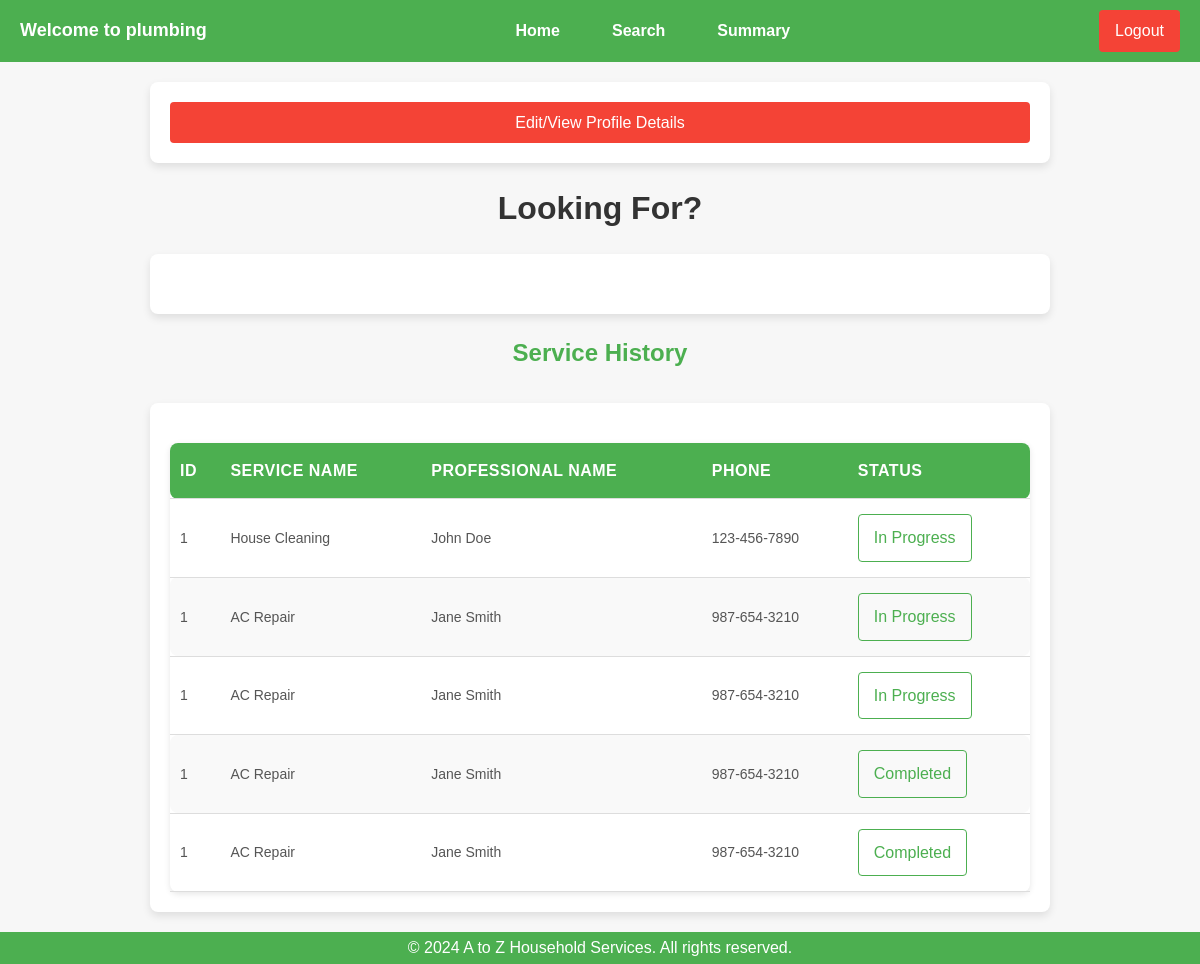
The app's page /dashboard/1/plumbing, older data.
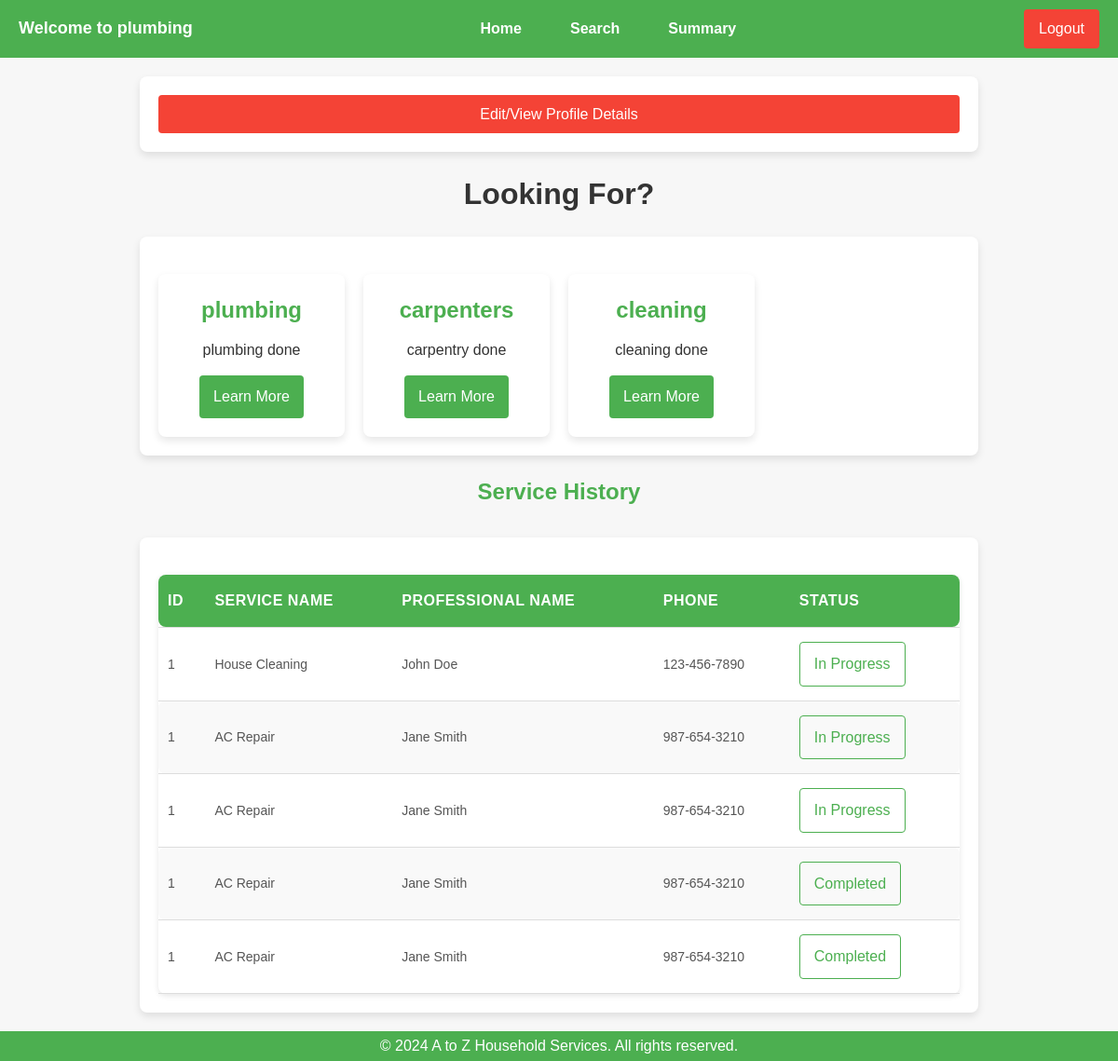
The same page, newer data.
### backend/models.py (models this page shows)
class Service(db.Model):
    __tablename__ = 'services'
    id = db.Column(db.Integer, primary_key=True)
    name = db.Column(db.String(120), nullable=False)
    price = db.Column(db.Float, nullable=False)
    time_required = db.Column(db.String(50), nullable=False)  # e.g., "2 hours"
    description = db.Column(db.Text, nullable=True)

### backend/controllers.py (the view)
@app.route("/dashboard/<id>/<name>")
def dashboard(id,name):
    services = get_services()
    return render_template("dashboard.html",name=name,id=id,services=services)

### backend/controllers.py (called while the page is built)
def get_services():
    services = Service.query.all()
    return services

### templates/dashboard.html (shortened to what this page needs)
<!DOCTYPE html>
<html lang="en">
<head>
    <link rel="stylesheet" href="/static/main.css">
</head>
<body>
<nav class="navbar">
    <div class="navbar-left">
        <span>Welcome to {{name}}</span>
    </div>
    <ul class="navbar-links">
        <li><a href="/">Home</a></li>
        <li><a href="/search">Search</a></li>
        <li><a href="/summary">Summary</a></li>
    </ul>
    <div class="navbar-right">
        <a href="/" class="btn btn-logout">Logout</a>
    </div>
</nav>
<div class="my-container">
    <a href="/editprofile/{{id}}" class="btn-secondary">Edit/View Profile Details</a>
</div>
<div class="center">
    <h1>Looking For?</h1>
</div>
<div class="my-container">
    <div class="card-container">
    {%if services%}
    {%for service in services%}
        <div class="card">
            <h3>{{service.name}}</h3>
            <p>{{service.description}}</p>
            <a href="/booking/{{service.id}}" class="btn btn-primary">Learn More</a>
        </div>
    {%endfor%}
    {%endif%}
    </div>
</div>
<h3>Service History</h3>
<main class="my-container">
    <section id="service-history">
        <table>
            <thead>
                <tr>
                    <th>ID</th>
                    <th>Service Name</th>
                    <th>Professional Name</th>
                    <th>Phone</th>
                    <th>Status</th>
                </tr>
            </thead>
            <tbody>
                <tr>
                    <td>1</td>
                    <td>House Cleaning</td>
                    <td>John Doe</td>
                    <td>123-456-7890</td>
                    <td><a href="/" class="btn btn-primary">In Progress</a></td>
                </tr>
                <tr>
                    <td>1</td>
                    <td>AC Repair</td>
                    <td>Jane Smith</td>
                    <td>987-654-3210</td>
                    <td><a href="/" class="btn btn-primary">In Progress</a></td>
                </tr>
                <tr>
                    <td>1</td>
                    <td>AC Repair</td>
                    <td>Jane Smith</td>
                    <td>987-654-3210</td>
                    <td><a href="/" class="btn btn-primary">In Progress</a></td>
                </tr>
                <tr>
                    <td>1</td>
                    <td>AC Repair</td>
                    <td>Jane Smith</td>
                    <td>987-654-3210</td>
                    <td><a href="/" class="btn btn-primary">Completed</a></td>
                </tr>
                <tr>
                    <td>1</td>
                    <td>AC Repair</td>
                    <td>Jane Smith</td>
                    <td>987-654-3210</td>
                    <td><a href="/" class="btn btn-primary">Completed</a></td>
                </tr>
            </tbody>
        </table>
    </section>
</main>
<footer>
    <p>&copy; 2024 A to Z Household Services. All rights reserved.</p>
</footer>
</body>
</html>

### static/main.css (style rules this page uses)
* { margin: 0; padding: 0; box-sizing: border-box; }
body { font-family: Arial, sans-serif; background-color: #f7f7f7; color: #333; line-height: 1.6; display: flex; flex-direction: column; justify-content:space-between; align-items: center; height: 100vh; }
.btn-secondary { display: inline-block; width: 100%; text-decoration: none; text-align: center; font-size: 16px; background-color: #f44336; color: white; padding: 8px 16px; border-radius: 4px; cursor: pointer; transition: transform 0.3s ease-in-out }
.navbar { width: 100%; background-color: #4CAF50; padding: 10px 20px; display: flex; justify-content: space-between; align-items: center; position: sticky; top: 0; z-index: 1000; }
.navbar-left { color: white; font-size: 18px; font-weight: bold; }
.navbar-links { list-style: none; display: flex; gap: 20px; }
.navbar-links li { display: inline-block; }
.navbar-links a { color: white; text-decoration: none; font-size: 16px; font-weight: bold; padding: 8px 16px; transition: background-color 0.3s; }
.navbar-right { display: flex; align-items: center; }
.navbar-right .btn-logout { background-color: #f44336; color: white; padding: 8px 16px; border-radius: 4px; cursor: pointer; text-decoration: none; }
.my-container { width: 100%; max-width: 900px; max-height: min-content; margin: 20px auto; padding: 20px; background-color: #ffffff; box-shadow: 0 4px 8px rgba(0, 0, 0, 0.1); border-radius: 8px; }
.center { text-align: center; }
.card-container { display: grid; grid-template-columns: repeat(auto-fill, minmax(200px, 1fr)); gap: 20px; margin-top: 20px; }
.card { background-color: #fff; padding: 20px; border-radius: 8px; box-shadow: 0 4px 8px rgba(0, 0, 0, 0.1); text-align: center; transition: transform 0.3s ease-in-out; }
h3 { color: #4CAF50; font-size: 24px; margin-bottom: 10px; }
.card p { font-size: 16px; margin-bottom: 15px; }
.card a { display: inline-block; background-color: #4CAF50; color: white; padding: 10px 15px; border-radius: 4px; text-decoration: none; font-size: 16px; transition: background-color 0.3s; }
#service-history { margin-top: 20px; }
table { width:100%; border-collapse: collapse; margin-top: 20px; border-radius: 8px; box-shadow: 0 2px 6px rgba(0, 0, 0, 0.1); }
table th, table td { text-align: left; padding: 15px 10px; border-bottom: 1px solid #ddd; }
table th { background-color: #4CAF50; color: white; font-size: 16px; text-transform: uppercase; letter-spacing: 0.5px; }
table tr:nth-child(even) { background-color: #f9f9f9; }
table td { color: #555; font-size: 14px; vertical-align: middle; }
table td a { display: inline-block; border: 1px solid #4CAF50; color: #4CAF50; padding: 10px 15px; border-radius: 4px; text-decoration: none; font-size: 16px; transition: transform 0.3s ease-in-out; }
table th:first-child, table td:first-child { border-top-left-radius: 8px; border-bottom-left-radius: 8px; }
table th:last-child, table td:last-child { border-top-right-radius: 8px; border-bottom-right-radius: 8px; }
footer { background-color: #4CAF50; color: white; text-align: center; width: 100%; padding: 3px 0; bottom: 0; }

Row changes from the older to the newer data that the page shows:
added Service: name "plumbing", description "plumbing done"
added Service: name "carpenters", description "carpentry done"
added Service: name "cleaning", description "cleaning done"
Text that changed along with them:
{{ name }}: "plumbing" → (not shown)
